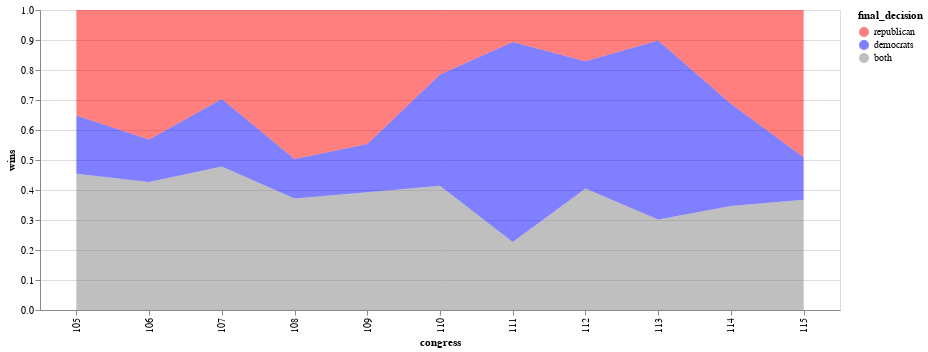

This figure's notebook cell:
### Code cell
d = pd.DataFrame(all_laws.groupby(['congress', 'final_decision']).size()).reset_index().rename(columns={0: 'wins'})
counts = pd.DataFrame(all_laws.groupby(['congress']).size()).reset_index().rename(columns={0: 'total'})
d = d.merge(counts)
d['wins'] = d['wins'] / d['total']

alt.Chart(d, width=800, height=300).mark_area(opacity=0.5).encode(
    x="congress:O",
    y="wins:Q",
    color=alt.Color("final_decision:N", 
                    scale=alt.Scale(domain=['republican', 'democrats', 'both'], 
                              range=[pal['republican'], pal['democrats'], 'grey'])))

### Figure 1 — Vega-Lite specification as saved in the notebook (floating-point values rounded to 4 significant figures)
{"$schema": "https://vega.github.io/schema/vega-lite/v2.6.0.json", "config": {"view": {"height": 300, "width": 400}}, "data": {"name": "data-8ecd8ea4bac316e5800600e7feee1e12"}, "datasets": {"data-8ecd8ea4bac316e5800600e7feee1e12": [{"congress": 105, "final_decision": "both", "total": 612, "wins": 0.4542}, {"congress": 105, "final_decision": "democrats", "total": 612, "wins": 0.1944}, {"congress": 105, "final_decision": "republican", "total": 612, "wins": 0.3513}, {"congress": 106, "final_decision": "both", "total": 672, "wins": 0.4271}, {"congress": 106, "final_decision": "democrats", "total": 672, "wins": 0.1414}, {"congress": 106, "final_decision": "republican", "total": 672, "wins": 0.4315}, {"congress": 107, "final_decision": "both", "total": 633, "wins": 0.4787}, {"congress": 107, "final_decision": "democrats", "total": 633, "wins": 0.2243}, {"congress": 107, "final_decision": "republican", "total": 633, "wins": 0.297}, {"congress": 108, "final_decision": "both", "total": 675, "wins": 0.3719}, {"congress": 108, "final_decision": "democrats", "total": 675, "wins": 0.1319}, {"congress": 108, "final_decision": "republican", "total": 675, "wins": 0.4963}, {"congress": 109, "final_decision": "both", "total": 645, "wins": 0.3922}, {"congress": 109, "final_decision": "democrats", "total": 645, "wins": 0.1612}, {"congress": 109, "final_decision": "republican", "total": 645, "wins": 0.4465}, {"congress": 110, "final_decision": "both", "total": 657, "wins": 0.414}, {"congress": 110, "final_decision": "democrats", "total": 657, "wins": 0.3714}, {"congress": 110, "final_decision": "republican", "total": 657, "wins": 0.2146}, {"congress": 111, "final_decision": "both", "total": 696, "wins": 0.227}, {"congress": 111, "final_decision": "democrats", "total": 696, "wins": 0.6667}, {"congress": 111, "final_decision": "republican", "total": 696, "wins": 0.1063}, {"congress": 112, "final_decision": "both", "total": 486, "wins": 0.4053}, {"congress": 112, "final_decision": "democrats", "total": 486, "wins": 0.4239}, {"congress": 112, "final_decision": "republican", "total": 486, "wins": 0.1708}, {"congress": 113, "final_decision": "both", "total": 657, "wins": 0.3014}, {"congress": 113, "final_decision": "democrats", "total": 657, "wins": 0.5967}, {"congress": 113, "final_decision": "republican", "total": 657, "wins": 0.102}, {"congress": 114, "final_decision": "both", "total": 502, "wins": 0.3466}, {"congress": 114, "final_decision": "democrats", "total": 502, "wins": 0.3406}, {"congress": 114, "final_decision": "republican", "total": 502, "wins": 0.3127}, {"congress": 115, "final_decision": "both", "total": 599, "wins": 0.3673}, {"congress": 115, "final_decision": "democrats", "total": 599, "wins": 0.1419}, {"congress": 115, "final_decision": "republican", "total": 599, "wins": 0.4908}]}, "encoding": {"color": {"field": "final_decision", "scale": {"domain": ["republican", "democrats", "both"], "range": ["#ff0000", "#0000ff", "grey"]}, "type": "nominal"}, "x": {"field": "congress", "type": "ordinal"}, "y": {"field": "wins", "type": "quantitative"}}, "height": 300, "mark": {"opacity": 0.5, "type": "area"}, "width": 800}
